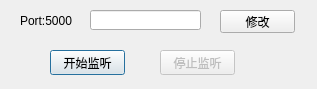
<?xml version="1.0" encoding="UTF-8"?>
<ui version="4.0">
 <class>TcpSetDialog</class>
 <widget class="QDialog" name="TcpSetDialog">
  <property name="geometry">
   <rect>
    <x>0</x>
    <y>0</y>
    <width>317</width>
    <height>89</height>
   </rect>
  </property>
  <property name="minimumSize">
   <size>
    <width>317</width>
    <height>89</height>
   </size>
  </property>
  <property name="maximumSize">
   <size>
    <width>317</width>
    <height>89</height>
   </size>
  </property>
  <property name="windowTitle">
   <string>Tcp 设置</string>
  </property>
  <widget class="QPushButton" name="btn_startaccept">
   <property name="geometry">
    <rect>
     <x>50</x>
     <y>50</y>
     <width>75</width>
     <height>25</height>
    </rect>
   </property>
   <property name="text">
    <string>开始监听</string>
   </property>
  </widget>
  <widget class="QLabel" name="lab_port">
   <property name="geometry">
    <rect>
     <x>20</x>
     <y>10</y>
     <width>71</width>
     <height>21</height>
    </rect>
   </property>
   <property name="text">
    <string>Port:5000</string>
   </property>
  </widget>
  <widget class="QLineEdit" name="ldt_port">
   <property name="geometry">
    <rect>
     <x>90</x>
     <y>10</y>
     <width>111</width>
     <height>20</height>
    </rect>
   </property>
  </widget>
  <widget class="QPushButton" name="btn_stopaccept">
   <property name="enabled">
    <bool>false</bool>
   </property>
   <property name="geometry">
    <rect>
     <x>160</x>
     <y>50</y>
     <width>75</width>
     <height>25</height>
    </rect>
   </property>
   <property name="text">
    <string>停止监听</string>
   </property>
  </widget>
  <widget class="QPushButton" name="btn_setport">
   <property name="geometry">
    <rect>
     <x>220</x>
     <y>10</y>
     <width>75</width>
     <height>23</height>
    </rect>
   </property>
   <property name="text">
    <string>修改</string>
   </property>
  </widget>
 </widget>
 <resources/>
 <connections/>
</ui>
